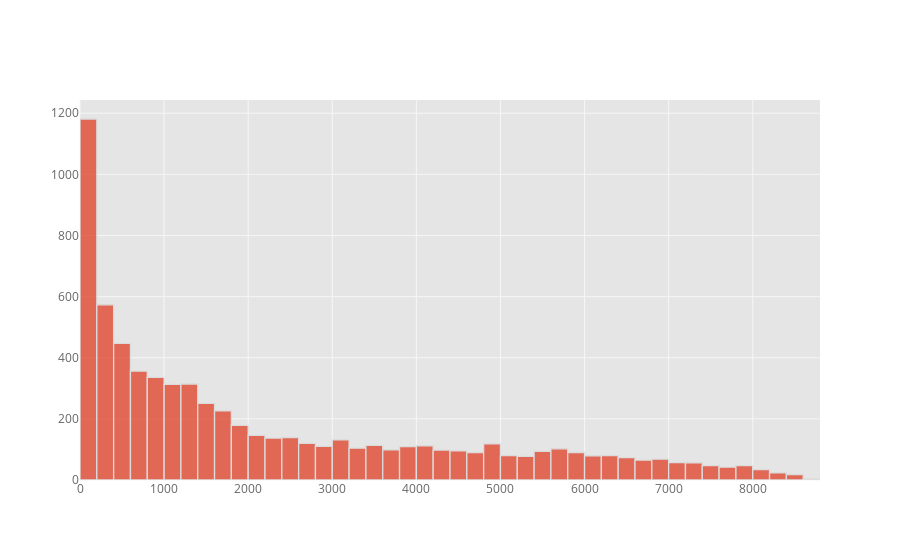

The notebook cell saved with this chart:
### Code cell
df['TotalCharges'].iplot(kind='hist')

### Figure 1 — Plotly figure (JSON) as saved in the notebook; plotly's stock layout.template omitted (floating-point values rounded to 4 significant figures; data arrays with more than 128 entries replaced by an {"elided": "..."} marker saying what was removed)
{"data": [{"histfunc": "count", "histnorm": "", "marker": {"color": "rgba(226, 74, 51, 1.0)", "line": {"color": "#D9D9D9", "width": 1.3}}, "name": "TotalCharges", "opacity": 0.8, "orientation": "v", "type": "histogram", "uid": "2bf35a8c-0e14-43b5-a6b6-5d14a663cb08", "x": {"elided": "7043 float values"}}], "layout": {"barmode": "overlay", "legend": {"bgcolor": "#FFFFFF", "font": {"color": "#666666"}}, "paper_bgcolor": "#FFFFFF", "plot_bgcolor": "#E5E5E5", "title": {"font": {"color": "#151516"}}, "xaxis": {"gridcolor": "#F6F6F6", "showgrid": true, "tickfont": {"color": "#666666"}, "title": {"font": {"color": "#666666"}, "text": ""}, "zerolinecolor": "#F6F6F6"}, "yaxis": {"gridcolor": "#F6F6F6", "showgrid": true, "tickfont": {"color": "#666666"}, "title": {"font": {"color": "#666666"}, "text": ""}, "zerolinecolor": "#F6F6F6"}}}
